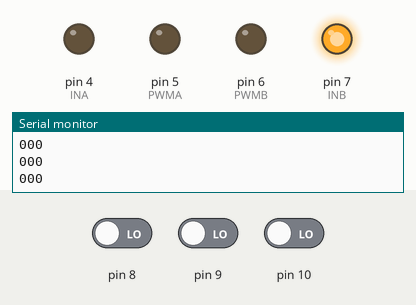
Bench run of a sketch on a simulated Arduino Uno, built with avr-gcc and run on an emulated ATmega328P. Parts: output pins drawn as LEDs (lit = HIGH), the last lines printed to the serial monitor. Inputs (shaded band) come from the test bench; at power-on: pin 8 LOW, pin 9 LOW, pin 10 LOW.

Above: at 1.2 s.
1.3 s: pin 8 driven HIGH and pin 9 driven HIGH
At 2.1 s:
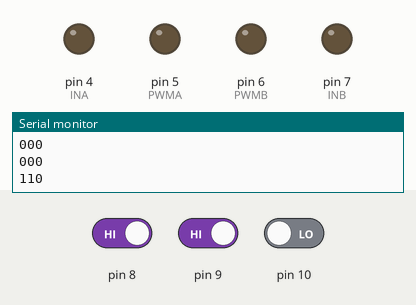
2.8 s: pin 10 driven HIGH
At 3.7 s:
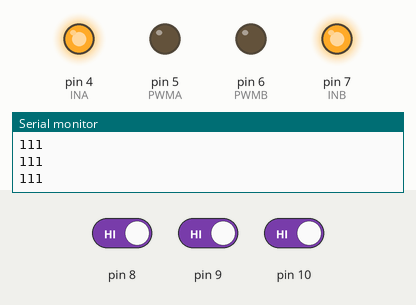
4.3 s: pin 10 driven LOW
At 5.2 s:
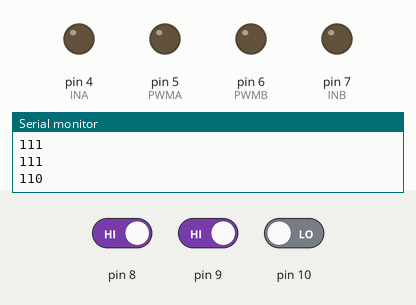
5.8 s: pin 8 driven LOW
At 6.8 s:
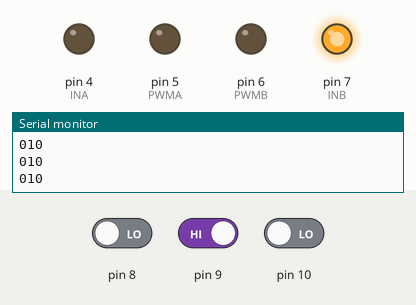
Timing chart, 0 to 8.3 s (numbered marks = the images above; inputs shaded):
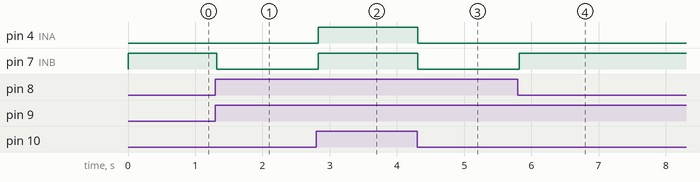

The sketch:

findPath.ino
```cpp
int sensors[3];
int INA = 4;
int PWMA = 5;
int INB = 7;
int PWMB = 6;
void motospd(int spdL, int spdR);

int base = 90;
int offset = 30;
bool whetherOut = false;
void setup() {
  // put your setup code here, to run once:
  pinMode(8, INPUT);
  pinMode(9, INPUT);
  pinMode(10,INPUT);
  pinMode(INA, OUTPUT);
  pinMode(INB, OUTPUT);
  Serial.begin(9600);
}

void loop() {
  // put your main code here, to run repeatedly:
  sensors[0] = digitalRead(8);
  sensors[1] = digitalRead(9);
  sensors[2] = digitalRead(10);
  for (int i = 0; i < 3; ++i) {
    Serial.print(sensors[i]);
  }
  Serial.println();
  // 0--find path
  // 1--no path
  int option = 0;
  option += 1 * sensors[0];
  option += 2 * sensors[1];
  option += 4 * sensors[2];
  switch (option) {
    case 0:
      // 000
      if (whetherOut) {
        motospd(base, 0);
        delay(100);
        whetherOut = false;
      }
      motospd(base, base);
      break;
    case 1:
      // 001
      motospd(base - offset, base + offset);
      break;
    case 2:
      // 010
      motospd(base - offset, base + offset);
      break;
    case 3:
      motospd(0, base);
      keepTurn(sensors[0], sensors[1], sensors[2]);
      // 011
      break;
    case 4:
      // 100
      motospd(base + offset, base - offset);
      break;
    case 5:
      // 101
      motospd(base, base);
      break;
    case 6:
      // 110
      motospd(base, 0);
      keepTurn(sensors[0], sensors[1], sensors[2]);
      break;
    case 7:
      // 111
      motospd(base, 0);
      whetherOut = true;
      break;
  }
  delay(20);
}
void motospd(int spdL, int spdR) {
 if (spdR > 0) {
  digitalWrite(INA, LOW);
 } else {
  digitalWrite(INA, HIGH);
 }
 if (spdL > 0) {
  digitalWrite(INB, HIGH);

 } else {
  digitalWrite(INB, LOW);
 }
 analogWrite(PWMA, abs(0));
 analogWrite(PWMB, abs(0));
}

void keepTurn(int s1, int s2, int s3) {
  while (digitalRead(8) == s1 && digitalRead(9) == s2 && digitalRead(10) == s3) {
    delay(10);
    }
}
```

Measured:
- after the input at 1.3 s, pin 7 (INB): HIGH → LOW at once
- after the input at 2.8 s, pin 4 (INA), pin 7 (INB): LOW → HIGH at once
- after the input at 4.3 s, pin 4 (INA), pin 7 (INB): HIGH → LOW at once
- after the input at 5.8 s, pin 7 (INB): LOW → HIGH at once
